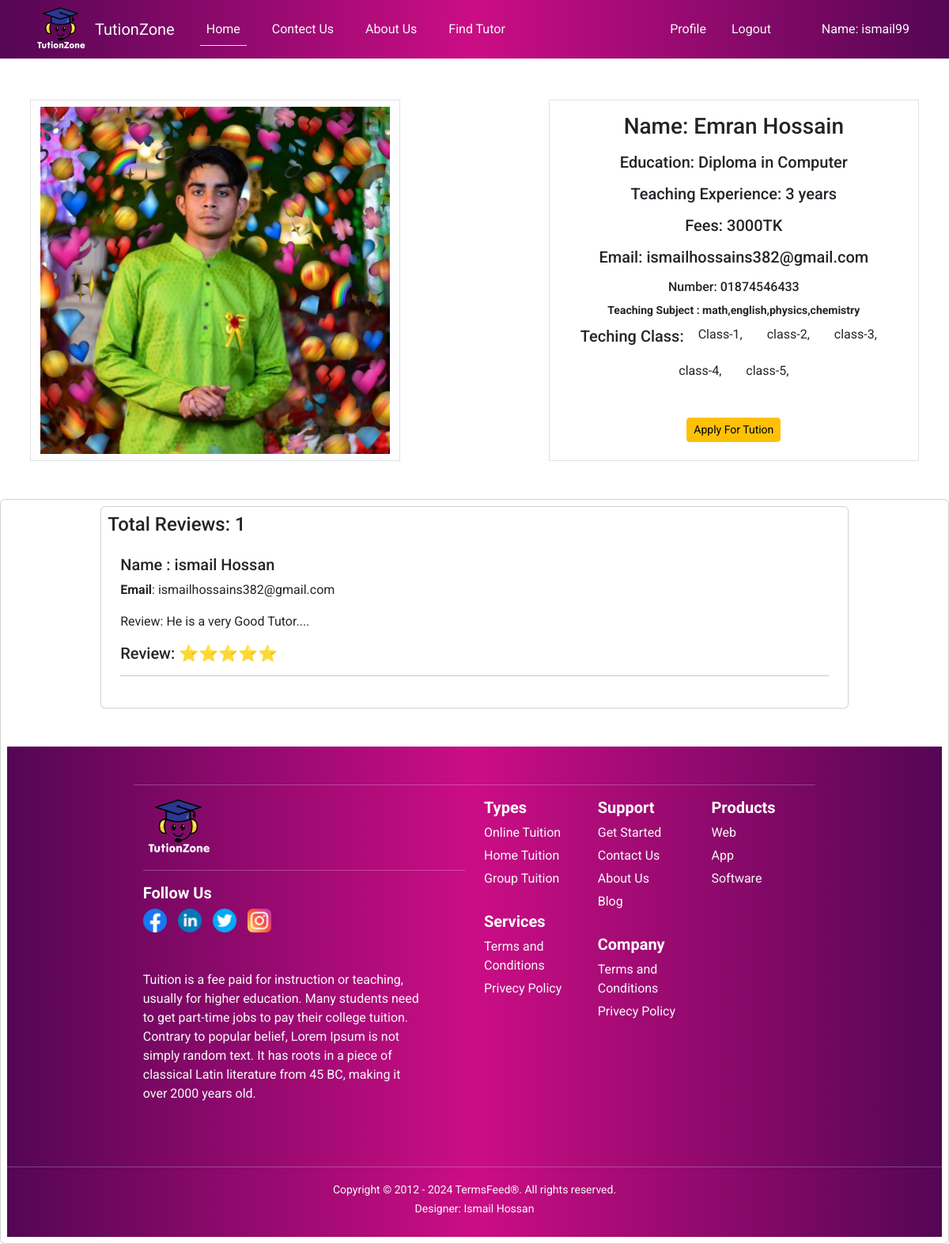
The app's page /tution/details/6/ (signed in) with its own data.
### tution/models.py (models this page shows, shortened)
class AddTutors(models.Model):
    user = models.ForeignKey(User,on_delete =models.CASCADE,related_name ='tutor')
    name =models.CharField(max_length=50)
    image = models.ImageField(upload_to="tution/image/")
    class_category = models.ManyToManyField(CategoryByClasses)
    education = models.CharField(max_length=100)
    teaching_experience = models.CharField(max_length =20)
    fee =models.CharField(max_length=10)
    subject = models.CharField(max_length=50)
    number =models.CharField(max_length=12)

class Review(models.Model):
    tutors = models.ForeignKey(AddTutors ,on_delete =  models.CASCADE, related_name='reviews')
    body = models.TextField()
    name= models.CharField(max_length=100)
    email = models.EmailField()
    created_date = models.DateTimeField(auto_now_add=True)
    rating = models.CharField(choices = STARCHOICES ,max_length =10)

### categorybyclasses/models.py (models this page shows, shortened)
class CategoryByClasses(models.Model):
    name = models.CharField(max_length =30)
    slug = models.SlugField(max_length =40)

### tution/views.py (the view)
# urls.py: path('details/<int:id>/',views.tutorDetails, name='details'),
def tutorDetails(request,id):
    tutors =AddTutors.objects.get(pk=id)
    review = tutors.reviews.all()
    return render(request,'tutor_detail/details.html',{'tution':tutors ,"review":review})

### tution/templates/tutor_detail/details.html (shortened to what this page needs)
{% extends "base.html" %}
{% block content %}
{% load static %}
{% load crispy_forms_tags %}
 <div class="container text-center mb-5">
    <div class="row g-2 justify-content-between  mt-5">
      <div class="col-5 border">
        <div class="p-2">
            <img style="" src="{{ tution.image.url }}" class="card-img-top" alt="car-image">
        </div>
      </div>
      <div class="col-5 border">
        <div class="p-2">
            <h3 class="card-title p-2">Name: {{ tution.name}}</h3>
            <h3 class="card-title h5 p-2">Education: {{ tution.education}}</h3>
            <h5 class="card-title p-2">Teaching Experience: {{ tution.teaching_experience}}</h5>
            <h5 class="card-title p-2">Fees: {{ tution.fee}}TK</h5>
            <h5 class="card-title p-2">Email: {{ tution.user.email}}</h5>
            <h6 class="card-title p-2">Number: {{ tution.number}}</h6>
            <small> <b> Teaching Subject : {{tution.subject}} </b></small>
            <br>
            <h5>Teching Class:
              {% for category in tution.class_category.all %}
              <a class='btn h6 '>{{category.name}},</a>
              {% endfor %}
            </h5>
            {% if request.user.is_authenticated %}
                <a href="{% url 'applyfortution' tution.id %}" class="btn btn-sm mx-2 btn-warning">Apply For Tution</a>
            {% endif %}
        </div>
      </div>
    </div>
  </div>
<div  class="card  p-2">
  <div style="width:80%; margin:auto;" class="card  p-2">
      <h4>Total Reviews: {{ review|length }}</h4>
      <div class="card-body">
        {% for rev in review %}
          <h5>Name : {{rev.name}}   </h5>
          <p><b>Email</b>: {{rev.email}}</p>
          <p>Review: {{rev.body}}</p>
          <h5>Review: {{rev.rating}}</h5>
          <hr>
        {% endfor %}
      </div>
  </div>
{% endblock content %}

### templates/base.html (shortened to what this page needs)
<!doctype html>
<html lang="en">
    <head>
        {% load static %}
        <link href="https://cdn.jsdelivr.net/npm/swiffy-slider@1.6.0/dist/css/swiffy-slider.min.css" rel="stylesheet">
        <link
            href="https://cdn.jsdelivr.net/npm/bootstrap@5.3.2/dist/css/bootstrap.min.css"
            rel="stylesheet"
        />
        <link href="{% static 'style.css' %}" rel="stylesheet"/>
    </head>
    <body>
      <header class="banner" style="padding-bottom:70px">
        <nav class="navbar fixed-top navbar-expand-lg text-light"   >
          <div class="container">
            <img class=" text-light" width="70px" src="{% static 'logos.png'%}" alt="logo" />
            <a class="navbar-brand text-light ms-2" href="{% url 'homepage' %}">TutionZone</a>
            <div class="collapse navbar-collapse" id="navbarSupportedContent">
              <ul class="navbar-nav me-auto mb-2 mb-lg-0">
                <li class="nav-item">
                  <a class="nav-link text-light border-bottom ms-3" href="{% url 'homepage' %}">Home</a>
                </li>
                <li class="nav-item">
                  <a class="nav-link text-light p-2 ms-4" href="{% url 'contect_us' %}">Contect Us</a>
                </li>
                <li class="nav-item">
                  <a class="nav-link text-light p-2 ms-4" href="{% url 'about_us' %}">About Us</a>
                </li>
                <li class="nav-item">
                  <a class="nav-link text-light p-2 ms-4" href="{% url 'find_tutor' %}">Find Tutor</a>
                </li>
              </ul>
            </div>
            <ul class="navbar-nav me-auto mb-2 mb-lg-0">
              {% if user.is_authenticated %}
              <li class="nav-item me-3">
                  <a class="nav-link  text-light" aria-current="page" href="{% url 'profile'%}">Profile</a>
                </li>
                <li class="nav-item">
                  <a class="nav-link text-light " href="{% url 'logout' %}">Logout</a>
                </li>
                <li class="nav-item ms-5">
                  <a class="nav-link text-light " href="{% url 'profile'%}"> Name: {{request.user.username}}</a>
                </li>
              {%endif%}
            </ul>
          </div>
      </nav>
      </header>
        {% block content %}
        {% endblock content %}
        <footer class="mt-5 mb-0 pt-5 pb-2 text-light" >
          <div class="container w-75 m-auto row">
              <hr>
              <div class="col-md-6">
                <img class="icon" width="90px" src="{% static 'logos.png'%}" alt="logo" />
                <hr>
                  <div class="icons mt-3">
                    <h3 style='font-size:20px; font-weight:bold; color:white;'>Follow Us</h3>
                      <a href="#" class="social-icon"><img class="icon" width="30px" src="{% static 'facebook1.png'%}" alt="Facebook" /></a>
                      <a href="#" class="social-icon"><img class="icon" width="30px" src="{% static 'linkedin1.png'%}" alt="LinkedIn" /></a>
                      <a href="#" class="social-icon"><img class="icon" width="30px" src="{% static 'twitter1.png'%}" alt="Twitter" /></a>
                      <a href="#" class="social-icon"><img class="icon" width="30px" src="{% static 'instagram1.png'%}" alt="Instagram" /></a>
                  </div>
                  <p class="pe-5 pb-5 pt-5">Tuition is a fee paid for instruction or teaching, usually for higher education. Many students need to get part-time jobs to pay their college tuition. Contrary to popular belief, Lorem Ipsum is not simply random text. It has roots in a piece of classical Latin literature from 45 BC, making it over 2000 years old.</p>
              </div>
              <div class="col-md-2 mb-3">
                  <h3 style='font-size:20px; font-weight:bold ;color:white;'>Types</h3>
                  <ul class="list-unstyled" >
                      <li class="footer-li">Online Tuition</li>
                      <li class="footer-li">Home Tuition</li>
                      <li class="footer-li">Group Tuition</li>
                  </ul>
                  <h3 style='font-size:20px; font-weight:bold; color:white;margin-top:30px;'>Services</h3>
                  <ul class="list-unstyled">
                      <li class="footer-li">Terms and Conditions</li>
                      <li class="footer-li">Privecy Policy</li>
                  </ul>
              </div>
              <div class="col-md-2 mb-3">
                  <h3 style='font-size:20px; font-weight:bold; color:white;'>Support</h3>
                  <ul class="list-unstyled">
                      <li class="footer-li">Get Started</li>
                      <li class="footer-li"><a class="nav-link text-light" href="{% url 'contect_us' %}">Contact Us</a></li>
                      <li class="footer-li"><a class="nav-link text-light" href="{% url 'about_us' %}">About Us</a></li>
                      <li class="footer-li">Blog</li>
                  </ul>
                  <h3 style='font-size:20px; font-weight:bold; color:white; margin-top:30px;'>Company</h3>
                  <ul class="list-unstyled">
                      <li class="footer-li">Terms and Conditions</li>
                      <li class="footer-li">Privecy Policy</li>
                  </ul>
              </div>
              <div class="col-md-2 mb-3">
                  <h3 style='font-size:20px; font-weight:bold; color:white;'>Products</h3>
                  <ul class="list-unstyled">
                      <li class="footer-li">Web</li>
                      <li class="footer-li">App</li>
                      <li class="footer-li">Software</li>
                  </ul>
              </div>
          </div>
          <hr />
          <p class="text-center mt-3">
              <small>Copyright © 2012 - 2024 TermsFeed®. All rights reserved.</small><br>
              <small>Designer: Ismail Hossan</small>
          </p>
      </footer>
    </body>
</html>

### static/style.css (style rules this page uses)
body { margin: 0; padding: 0; }
.navbar { background-color: rgba(255, 255, 255, 0.8); }

### records on screen
AddTutors: image (picture), name "Emran Hossain", education "Diploma in Computer", teaching_experience "3 years", fee "3000", user.email "ismailhossains382@gmail.com", number "01874546433", subject "math,english,physics,chemistry"
CategoryByClasses: name "Class-1"
CategoryByClasses: name "class-2"
CategoryByClasses: name "class-3"
CategoryByClasses: name "class-4"
CategoryByClasses: name "class-5"
Review: name "ismail Hossan", email "ismailhossains382@gmail.com", body "He is a very Good Tutor....", rating "⭐⭐⭐⭐⭐"

### other values on screen
{{ request.user.username }} "ismail99"
{{ review|length }} "1"
